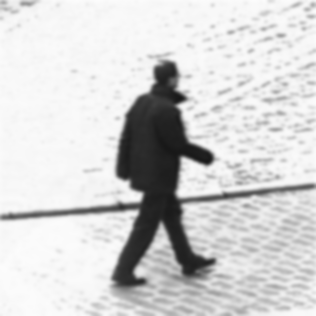
#> input picture cpp/planarcut/examples/pics/walk.ppm, 316 x 316 px
$ python fft2.py ../cpp/planarcut/examples/pics/walk.ppm
#> lines starting #> are read from the running program, lines starting #| are printed output that depends on the picture
#!python
# coding=utf-8
import cv2
import numpy as np
import matplotlib.pyplot as plt
import sys
import logging

def ShowFFT2(infile):
#> called with infile = '../cpp/planarcut/examples/pics/walk.ppm'
	try:
		simg = cv2.imread(infile,0)
#> simg is the input picture: shape (316, 316); min 23, max 252, mean 210.5
		assert(len(simg.shape)>=2)
	except:
		sys.stderr.write('can not open(%s) for picture\n'%(infile))
		return
	f = np.fft.fft2(simg)
	fshift = np.fft.fftshift(f)
	s1 = np.log(np.abs(fshift))
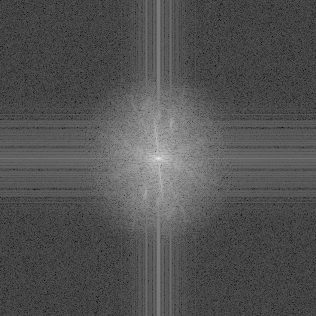
#> s1: shape (316, 316) float64; min -0.238, max 16.86, mean 5.28; drawn with min black and max white
	outfile='%s.gray2.bmp'%(infile)
	cv2.imshow('gray',simg)

	# now get inverse trans
	ifshift = np.fft.ifftshift(np.abs(fshift))
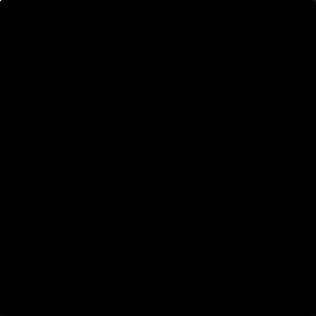
#> ifshift: shape (316, 316) float64; min 0.789, max 21022330, mean 2197; drawn with min black and max white
	isimg = np.fft.ifft2(ifshift)
	isimg = np.abs(isimg)
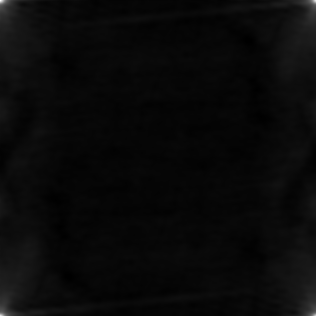
#> isimg: shape (316, 316) float64; min 130.4, max 2197, mean 210.5; drawn with min black and max white
	isimg = np.uint8(isimg)
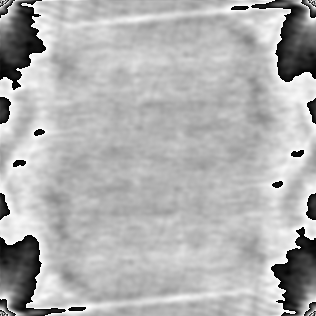
#> isimg: shape (316, 316); min 0, max 255, mean 176.7
	cv2.imshow('invers',isimg)

	# get phase
	if2shift = np.fft.ifftshift(np.angle(fshift))
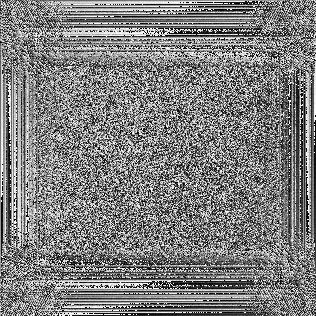
#> if2shift: shape (316, 316) float64; min -3.14, max 3.14, mean -3.15e-05; drawn with min black and max white
	is2img = np.fft.ifft2(if2shift)
	is2img = np.abs(is2img)
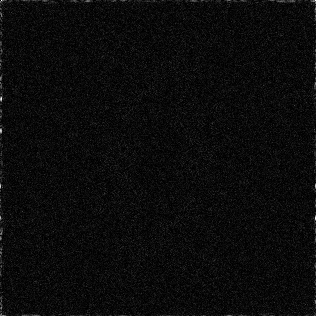
#> is2img: shape (316, 316) float64; min 3.15e-05, max 0.0966, mean 0.0044; drawn with min black and max white
	is2img = np.uint8(is2img)
#> is2img: shape (316, 316); every value is 0
	cv2.imshow('only phase',is2img)

	# combine inserve and phase
	s2 = np.abs(fshift)
	s2_angle = np.angle(fshift)
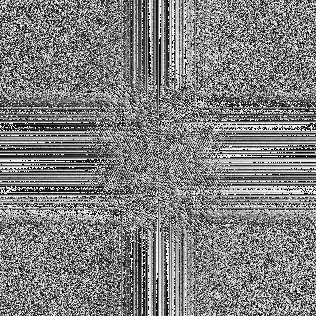
#> s2_angle: shape (316, 316) float64; min -3.14, max 3.14, mean -3.15e-05; drawn with min black and max white
	s2_real = s2 * np.cos(s2_angle)
	s2_imag = s2 * np.sin(s2_angle)
	s3 = np.zeros(simg.shape,dtype=complex)
	s3.real = np.array(s2_real)
	s3.imag = np.array(s2_imag)

	if3shift = np.fft.ifftshift(s3)
	is3img = np.fft.ifft2(if3shift)
	is3img = np.abs(is3img)
	is3img = np.uint8(is3img)
	cv2.imshow('reverse back',is3img)
	cv2.waitKey(0)
	return

def main():
	if len(sys.argv) < 2:
		sys.stderr.write('%s infile to erode'%(sys.argv[0]))
		sys.exit(3)
	logging.basicConfig(level=logging.DEBUG,format="%(levelname)-8s [%(filename)-10s:%(funcName)-20s:%(lineno)-5s] %(message)s")
	ShowFFT2(sys.argv[1])

if __name__ == '__main__':
	main()
